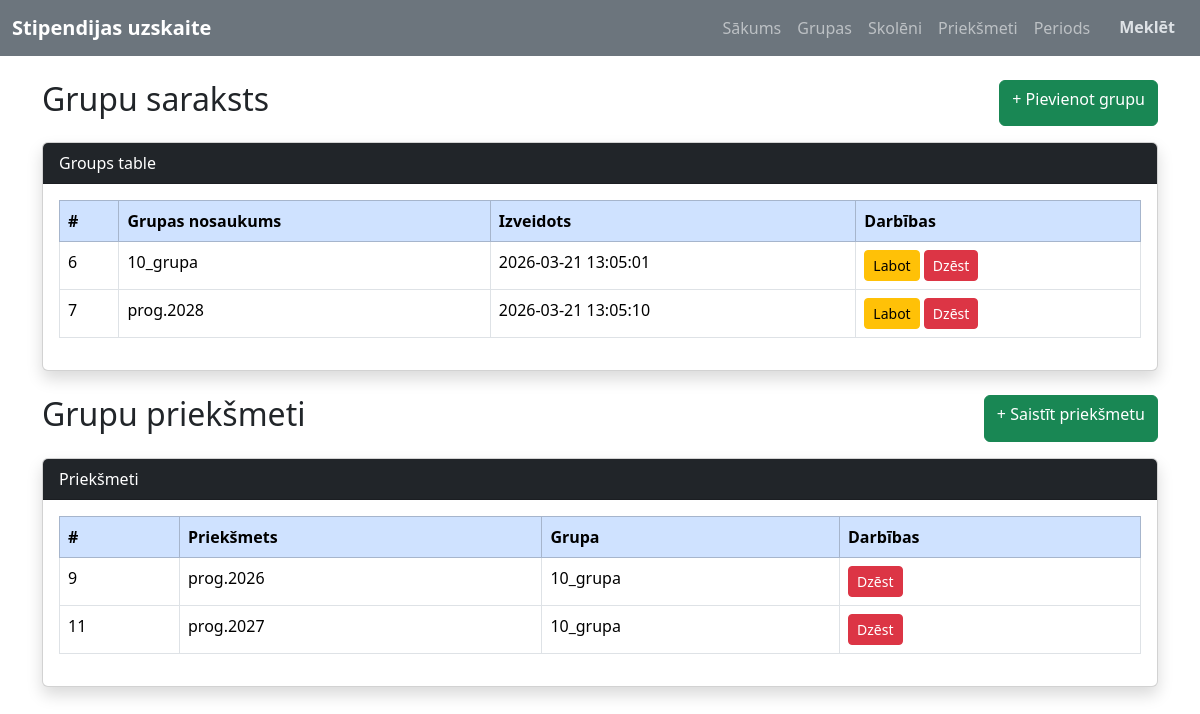
Screenshot of /groups with the database file from the repository.
### tables this page shows
CREATE TABLE `groups` (
  `id` int(11) NOT NULL,
  `group_name` varchar(100) DEFAULT NULL,
  `created_at` datetime DEFAULT current_timestamp()
);

CREATE TABLE `group_subjects` (
  `id` int(11) NOT NULL,
  `group_id` int(11) DEFAULT NULL,
  `subject_id` int(11) DEFAULT NULL
);

CREATE TABLE `subjects` (
  `id` int(11) NOT NULL,
  `subject_name` varchar(150) DEFAULT NULL,
  `category_type` enum('P','V') DEFAULT NULL,
  `created_at` datetime DEFAULT current_timestamp()
);

### Core/functions.php (called while the page is built, shortened)
<?php
function base_path($path) {
    return BASE_PATH . $path;
}
function view($path, $attributes = [] ) {
    extract($attributes);
    require base_path("app/views/{$path}");
}

### app/controllers/group/GroupController.php (called while the page is built, shortened)
<?php
try {
    $db = App::resolve(Database::class);
} catch (\Exception $e) {
    error_log("Neizdevās izveidot datubāzes savienojumu: " . $e->getMessage());
    die("Sistēma šobrīd nav pieejama. Lūdzu, mēģiniet vēlāk.");
}
try {
    $sql = 'SELECT * FROM groups';
    $data = $db->query($sql)->get();
} catch (\Exception $e) {
    error_log("Kļūda ielādējot grupas: " . $e->getMessage());
    $data = [];
}
try {
    $subjectsql = 'SELECT gs.id, gr.group_name, su.subject_name
                   FROM group_subjects gs
                   JOIN groups gr ON gs.group_id = gr.id
                   JOIN subjects su ON gs.subject_id = su.id;';
    $subjectdata = $db->query($subjectsql)->get();
} catch (\Exception $e) {
    error_log("Kļūda ielādējot grupu priekšmetus: " . $e->getMessage());
    $subjectdata = [];
}
try {
    view('groups/index.php', [
        'data' => $data,
        'group_subjects' => $subjectdata
    ]);
} catch (\Exception $e) {
    error_log("Kļūda ielādējot skatu groups/index.php: " . $e->getMessage());
    echo "Diemžēl grupu sarakstu ielādēt neizdevās.";
}

### public/index.php (called while the page is built, shortened)
<?php
require BASE_PATH . 'Core/functions.php';
spl_autoload_register(function ($class) {
    $class = str_replace('\\', DIRECTORY_SEPARATOR, $class);
});
$router = new \Core\Router();
$path = parse_url($_SERVER['REQUEST_URI'], PHP_URL_PATH);
$method = $_POST['_method'] ?? $_SERVER['REQUEST_METHOD'];
require base_path('bootstrap.php');
$router->route($path, $method);

### Core/App.php (called while the page is built, shortened)
<?php
class App
{
    protected static $container;
    public static function setContainer ($container) {
        static::$container = $container;
    }
    public static function Container()
    {
        return static::$container;
    }
    public static function resolve($key) {
        return static::Container()->resolve($key);
    }
}

### Core/Container.php (called while the page is built, shortened)
<?php
class Container
{
    protected $bindings = [];
    public function bind($key, $resolver)
    {
        $this->bindings[$key] = $resolver;
    }
    public function resolve($key)
    {
        $resolver = $this->bindings[$key];
        return call_user_func($resolver);
    }
}

### config.php (called while the page is built)
<?php
return [
    'database' => [
        'host' => 'localhost',
        'port' => 3306,
        'dbname' => 'stipendiju_uzskaite',
        'charset' => 'utf8mb4'
    ]
];

### bootstrap.php (called while the page is built, shortened)
<?php
$container = new Container();
$container->bind('Core\Database', function () {
    $config = require base_path('config.php');
    return new Database($config['database']);
});

### Core/Database.php (called while the page is built, shortened)
<?php
class Database
{
    public $connection;
    public $statement;
    public function __construct($config, $username = 'root', $password = '')
    {
        $dns = 'mysql: ' . http_build_query($config, '', ';');
        $this->connection = new PDO($dns, $username, $password, [
            PDO::ATTR_DEFAULT_FETCH_MODE => PDO::FETCH_ASSOC
        ]);
    }
    public function query($query, $params = [])
    {
        $this->statement = $this->connection->prepare($query);
        $this->statement->execute($params);
        return $this;
    }
    public function get()
    {
        return $this->statement->fetchAll();
    }
}

### app/views/groups/index.php (the view, shortened to what this page needs)
<?php
require base_path('app/views/partials/head.php');
require base_path('app/views/partials/nav.php');
?>
<div class="container mt-4">
    <div class="d-flex justify-content-between mb-3">
        <h2>Grupu saraksts</h2>
        <a href="/groups/create"
           class="btn btn-success">
            + Pievienot grupu
        </a>
    </div>
    <div class="card shadow">
        <div class="card-header bg-dark text-white">
            Groups table
        </div>
        <div class="card-body">
            <table class="table table-bordered table-hover">
                <thead class="table-primary">
                    <tr>
                        <th>#</th>
                        <th>Grupas nosaukums</th>
                        <th>Izveidots</th>
                        <th>Darbības</th>
                    </tr>
                </thead>
                <tbody>
                    <?php foreach($data as $dd) : ?>
                    <tr>
                        <td><?= htmlspecialchars($dd['id']) ?? '' ?></td>
                        <td><?= htmlspecialchars($dd['group_name']) ?? '' ?></td>
                        <td><?= htmlspecialchars($dd['created_at']) ?? '' ?></td>
                        <td>
                            <a href="/group/edit?id=<?= $dd['id'] ?>" class="btn btn-sm btn-warning">Labot</a>
                            <form method="POST" action="/delete" style="display:inline;">
                                <button type="submit" class="btn btn-sm btn-danger" onclick="return confirm('Dzēst ierakstu?')">
                                    Dzēst
                                </button>
                            </form>
                        </td>
                    </tr>
                    <?php endforeach; ?>
                </tbody>
            </table>
        </div>
    </div>
</div>
<div class="container mt-4">
    <div class="d-flex justify-content-between mb-3">
        <h2>Grupu priekšmeti</h2>
        <a href="/groups/bindSubject"
           class="btn btn-success">
            + Saistīt priekšmetu
        </a>
    </div>
    <div class="card shadow">
        <div class="card-header bg-dark text-white">
            Priekšmeti
        </div>
        <div class="card-body">
            <table class="table table-bordered table-hover">
                <thead class="table-primary">
                    <tr>
                        <th>#</th>
                        <th>Priekšmets</th>
                        <th>Grupa</th>
                        <th>Darbības</th>
                    </tr>
                </thead>
                <tbody>
                    <?php foreach($group_subjects as $g_subject) : ?>
                    <tr>
                        <td><?= htmlspecialchars($g_subject['id']) ?? '' ?></td>
                        <td><?= htmlspecialchars($g_subject['subject_name']) ?? '' ?></td>
                        <td><?= htmlspecialchars($g_subject['group_name']) ?? '' ?></td>
                        <td>
                            <form method="POST" action="/delete" style="display:inline;">
                                <button type="submit" class="btn btn-sm btn-danger" onclick="return confirm('Dzēst ierakstu?')">
                                    Dzēst
                                </button>
                            </form>
                        </td>
                    </tr>
                    <?php endforeach; ?>
                </tbody>
            </table>
        </div>
    </div>
</div>
<?php
require base_path('app/views/partials/footer.php');
?>

### Core/router.php (shortened to what this page needs)
<?php
class Router {
    protected $routes = [];
    public function add($uri, $controller, $method) {
        $this->routes[] = [
            'uri' => $uri,
            'controller' => $controller,
            'method' => $method,
            'middleware' => null
        ];
        return $this;
    }
    public function route($uri, $method) {
        foreach ($this->routes as $route) {
            if ($route['uri'] === $uri && $route['method'] === strtoupper($method)){
                return require base_path('app/controllers/' . $route['controller']);
            }
        }
    }
}

### rows the page displays
groups: id "6", group_name "10_grupa", created_at "2026-03-21 13:05:01"
groups: id "7", group_name "prog.2028", created_at "2026-03-21 13:05:10"
group_subjects: id "9", subject.subject_name "prog.2026", group.group_name "10_grupa"
group_subjects: id "11", subject.subject_name "prog.2027", group.group_name "10_grupa"
